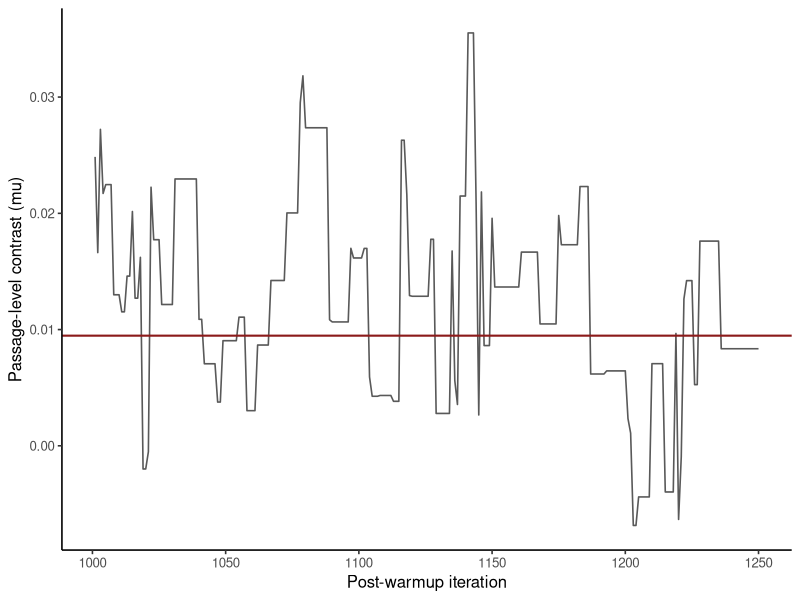

This figure's R source:
## ---- chunk 1
#| label: run-provo-mcmc
#| code-fold: true
library(ggplot2)

provo <- read.csv("data/provo/passage-summaries.csv", stringsAsFactors = FALSE)
y <- provo$noun_minus_verb_log_ffd
nu <- 4
prior_scale <- 2 * sd(y)
log_sum_exp <- function(x) { m <- max(x); m + log(sum(exp(x - m))) }
log_target <- function(parameter_pair) {
  mu <- parameter_pair[1]; sigma <- exp(parameter_pair[2])
  sum(dt((y - mu) / sigma, df = nu, log = TRUE) - log(sigma)) +
    dnorm(mu, 0, prior_scale, log = TRUE) +
    log(2) + dnorm(sigma, 0, prior_scale, log = TRUE) + parameter_pair[2]
}
mode_fit <- optim(c(median(y), log(mad(y))),
                  function(parameter_pair) -log_target(parameter_pair), method = "BFGS",
                  hessian = TRUE,
                  control = list(reltol = 1e-12, maxit = 1000L))
local_sd <- sqrt(diag(solve(mode_fit$hessian)))
grid <- expand.grid(
  mu = seq(mode_fit$par[1] - 7 * local_sd[1],
           mode_fit$par[1] + 7 * local_sd[1], length.out = 321L),
  log_sigma = seq(mode_fit$par[2] - 7 * local_sd[2],
                  mode_fit$par[2] + 7 * local_sd[2], length.out = 321L)
)
grid$log_kernel <- apply(grid, 1, log_target)
grid$weight <- exp(grid$log_kernel - log_sum_exp(grid$log_kernel))
grid_values <- as.matrix(grid[, c("mu", "log_sigma")])
grid_mean <- colSums(grid_values * grid$weight)
centered <- sweep(grid_values, 2, grid_mean, "-")
grid_covariance <- crossprod(centered * sqrt(grid$weight))
proposal_cholesky <- chol((2.38^2 / 2) * grid_covariance)
posterior_cholesky <- t(chol(grid_covariance))
initial_z <- rbind(c(-2, -1), c(-.6, 1), c(.6, -1), c(2, 1))
initial <- t(vapply(seq_len(4), function(chain) {
  grid_mean + posterior_cholesky %*% initial_z[chain, ]
}, numeric(2)))

set.seed(2026101804)
iterations <- 6000L
warmup <- 1000L
chain_rows <- vector("list", 4L)
for (chain in seq_len(4L)) {
  current <- initial[chain, ]
  current_log_target <- log_target(current)
  mu <- sigma <- numeric(iterations)
  accepted <- logical(iterations)
  for (iteration in seq_len(iterations)) {
    proposal <- current + drop(rnorm(2) %*% proposal_cholesky)
    log_ratio <- log_target(proposal) - current_log_target
    accepted[iteration] <- log(runif(1)) < min(0, log_ratio)
    if (accepted[iteration]) {
      current <- proposal
      current_log_target <- log_target(current)
    }
    mu[iteration] <- current[1]
    sigma[iteration] <- exp(current[2])
  }
  chain_rows[[chain]] <- data.frame(chain, iteration = seq_len(iterations),
                                    mu, sigma, accepted)
}
chains <- do.call(rbind, chain_rows)
saved <- subset(chains, iteration > warmup)
diagnostics <- do.call(rbind, lapply(split(saved, saved$chain), function(x) {
  data.frame(chain = x$chain[1], mean_mu = mean(x$mu),
             mean_sigma = mean(x$sigma), acceptance = mean(x$accepted))
}))

quadrature_mu <- sum(grid$mu * grid$weight)
stopifnot(length(y) == 55L, max(abs(diagnostics$mean_mu - quadrature_mu)) < .003)
diagnostics
## ---- chunk 2
#| label: plot-provo-mcmc-dependence
#| fig-cap: "Successive post-warmup values of mu in chain one. Their local continuity makes the dependence visible."
chain_one <- subset(saved, chain == 1 & iteration <= warmup + 250L)
ggplot(chain_one, aes(iteration, mu)) +
  geom_line(color = "grey35", linewidth = .55) +
  geom_hline(yintercept = quadrature_mu, color = "#8B1A1A", linewidth = .7) +
  labs(x = "Post-warmup iteration", y = "Passage-level contrast (mu)") +
  theme_classic(base_size = 12)
